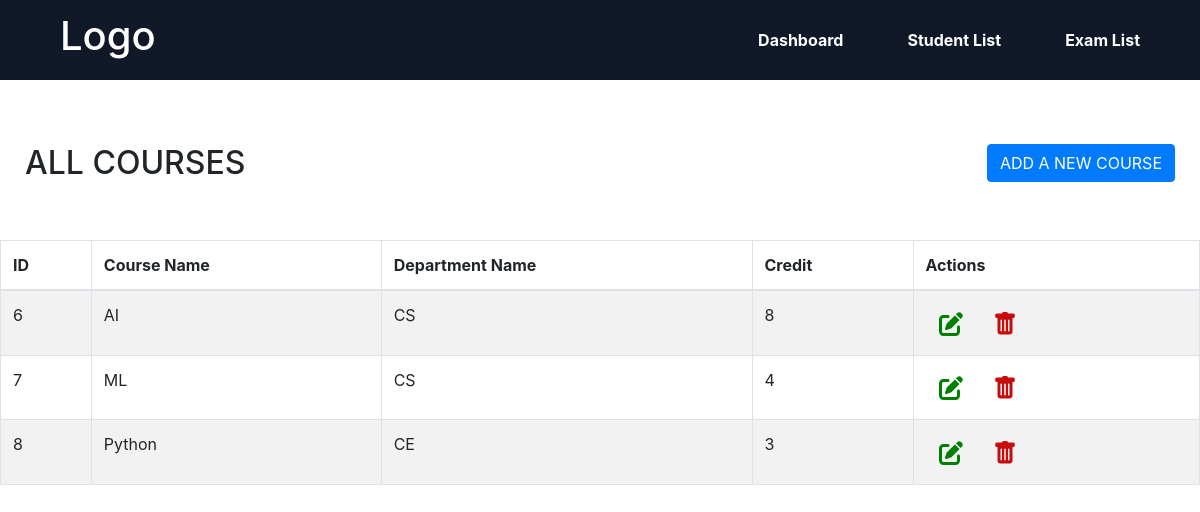
The page /course.php on the database its author committed.
### tables this page shows
CREATE TABLE `courses` (
  `c_id` int(20) NOT NULL,
  `title` varchar(255) NOT NULL,
  `department` varchar(50) NOT NULL,
  `credits` double NOT NULL
);

### course.php (the view, shortened to what this page needs)
<?php include('./partial/header.php'); ?>
<?php include('./partial/dbconn.php'); ?>
<div class="box1">
    <h2>ALL COURSES</h2>
    <button type="button" class="btn btn-primary" data-toggle="modal" data-target="#exampleModal">ADD A NEW
        COURSE</button>
</div>
<table class="table table-hover table-bordered table-striped">
    <thead>
        <tr>
            <th>ID</th>
            <th>Course Name</th>
            <th>Department Name</th>
            <th>Credit</th>
            <th>Actions</th>
        </tr>
    </thead>
    <tbody>
        <?php
            $query = "select * from `courses`";
            $result = mysqli_query($conn, $query);
            if(!$result){
                die("query failed".mysqli_error());
            }
            else{
                while($row = mysqli_fetch_assoc($result)){
                ?>
        <tr>
            <td><?php echo $row['c_id'] ?></td>
            <td><?php echo $row['title'] ?></td>
            <td><?php echo $row['department'] ?></td>
            <td><?php echo $row['credits'] ?></td>
            <td><a href="update_course.php?id=<?php echo $row['c_id'] ?>" class="btn">
                    </a>
                <a href="delete_course.php?id=<?php echo $row['c_id'] ?>" class="btn"></a>
            </td>
        </tr>
        <?php
                }
            }
        ?>
    </tbody>
</table>

### style.css (style rules this page uses)
.box1 h2 { float: left; margin-left: 25px; }
.box1 button { float: right; margin-right: 25px; }
.box1 { margin-bottom: 30px; margin-top: 10px; }
.delete_icon { fill: rgb(198, 12, 12); }
.edit_btn { fill: green; }
.box1 { max-width: 1200px; margin: 0 auto; margin-top: 4em; max-width: 1200px; }
.table { max-width: 1200px; margin: 0 auto; margin-top: 10em; }

### rows shown on the page
courses: c_id "6", title "AI", department "CS", credits "8"
courses: c_id "7", title "ML", department "CS", credits "4"
courses: c_id "8", title "Python", department "CE", credits "3"
